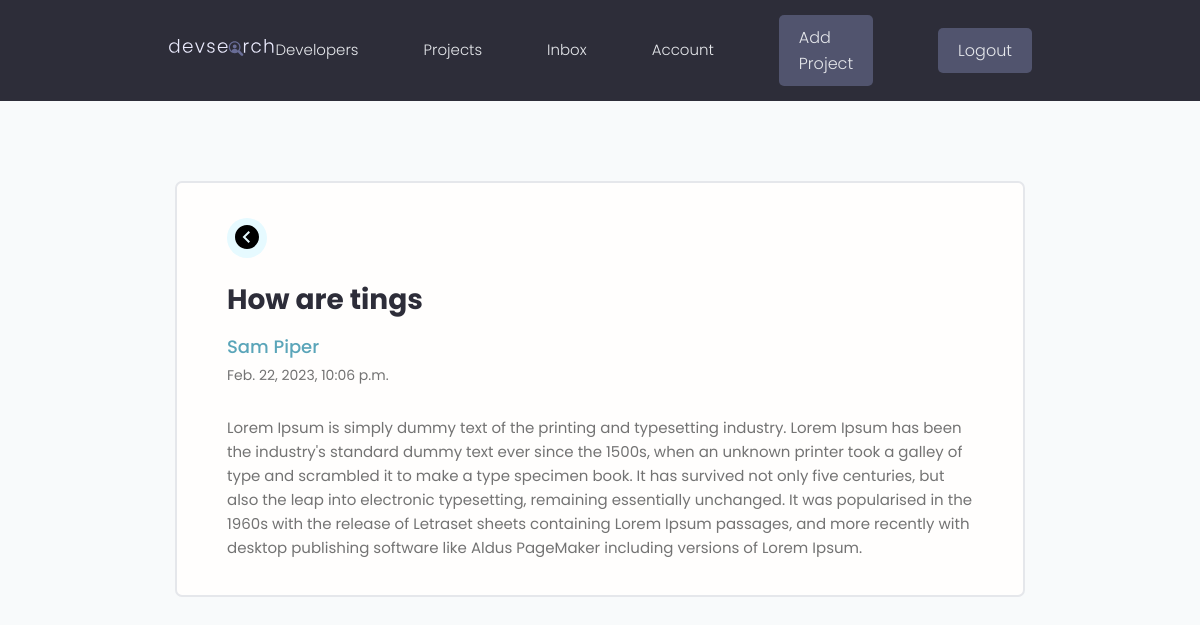
/message/e9b89e78-f9f6-4c32-8ebf-8848aa6812ce (signed in), run on an earlier commit of the app's database.
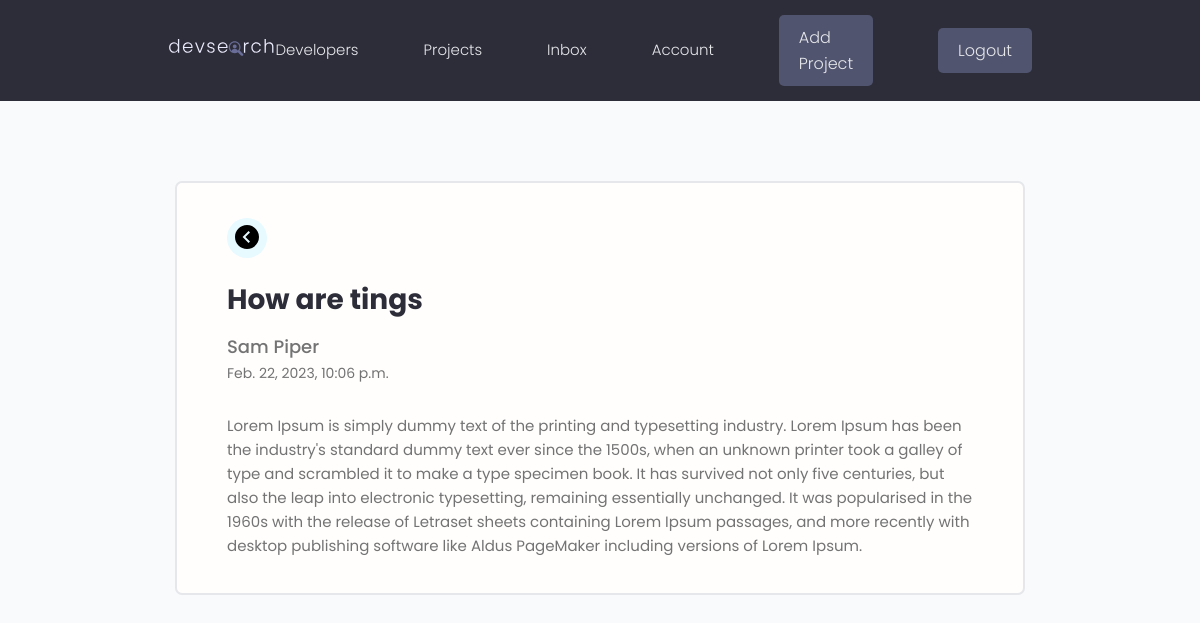
And on a later commit of the database.
### users/models.py (models this page shows, shortened)
class Message(models.Model):
    sender = models.ForeignKey(
        Profile, on_delete=models.SET_NULL, null=True, blank=True)
    recipient = models.ForeignKey(
        Profile, on_delete=models.SET_NULL, null=True, blank=True, related_name="messages")
    name = models.CharField(max_length=200, null=True, blank=True)
    email = models.EmailField(max_length=200, null=True, blank=True)
    subject = models.CharField(max_length=200, null=True, blank=True)
    body = models.TextField()
    is_read = models.BooleanField(default=False, null=True)
    created = models.DateTimeField(auto_now_add=True)
    id = models.UUIDField(default=uuid.uuid4, unique=True,
                          primary_key=True, editable=False)
    class Meta:
        ordering = ['is_read', '-created']

### users/views.py (the view)
# urls.py: path('message/<str:pk>', views.viewMessage, name="message"),
@login_required(login_url="login")
def viewMessage(request, pk):
    profile = request.user.profile
    message = profile.messages.get(id=pk)
    if message.is_read == False:
        message.is_read = True
        message.save()
    context = {'message': message}
    return render(request, 'users/message.html', context)

### users/templates/users/message.html
{% extends 'main.html' %}
{% block content %}
<main class="messagePage my-xl">
  <div class="content-box">
    <div class="message">
      <a class="backButton" href="{% url 'inbox' %}">
        <svg xmlns="http://www.w3.org/2000/svg" width="24" height="24" viewBox="0 0 24 24">
          <path
            d="M0 12c0 6.627 5.373 12 12 12s12-5.373 12-12-5.373-12-12-12-12 5.373-12 12zm7.58 0l5.988-5.995 1.414 1.416-4.574 4.579 4.574 4.59-1.414 1.416-5.988-6.006z" />
        </svg>
      </a>
      <h2 class="message__subject">{{message.subject}}</h4>
        {% if message.sender %}
        <a href="{% url 'user-profile' message.sender.id %}" class="message__author">{{message.name}}</a>
        {% else %}
        <p class="message__author">{{message.name}}</p>
        {% endif %}
        <p class="message__date">{{message.created}}</p>
        <div class="message__body">
          {{message.body|linebreaksbr}}
        </div>
    </div>
  </div>
</main>
{% endblock content %}

What changed in the data, as far as the page shows it:
changed Message "How are tings": sender_id "cdaa9c159cb2448c9d61bdff33d3c865" → empty (drawn)
